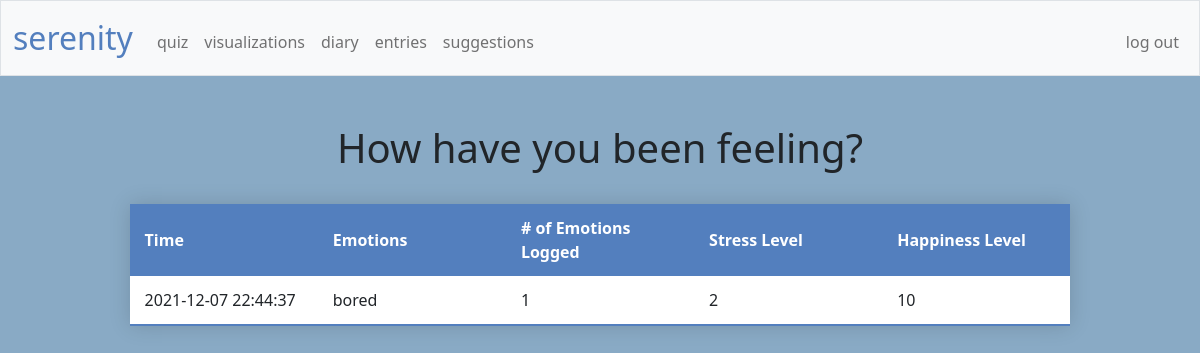
Before: /viz (signed in) with the older database file.
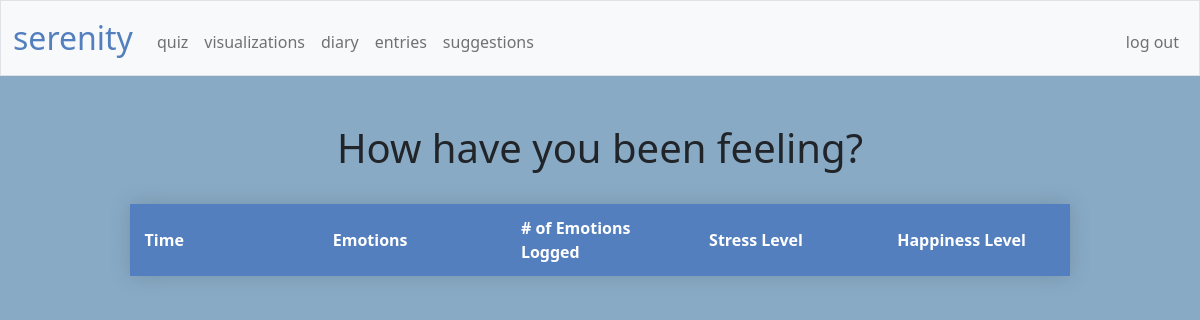
After: the same page with the newer database file.
### tables this page shows
CREATE TABLE 'emotions' ('id' INTEGER PRIMARY KEY AUTOINCREMENT NOT NULL, 'user_id' INTEGER NOT NULL, 'time' DATETIME NOT NULL DEFAULT CURRENT_TIMESTAMP, 'emotionlist' TEXT, 'stress_slider' INTEGER, 'happiness_slider' INTEGER);

### app.py (the view)
@app.route("/viz")
@login_required
def viz():
    emotionlog = db.execute(
        "SELECT time, emotionlist, stress_slider, happiness_slider FROM emotions WHERE user_id = ? ORDER BY time DESC", session["user_id"])
    return render_template("viz.html", emotionlog=emotionlog, string_word_count=string_word_count)

### app.py (called while the page is built)
@app.after_request
def after_request(response):
    response.headers["Cache-Control"] = "no-cache, no-store, must-revalidate"
    response.headers["Expires"] = 0
    response.headers["Pragma"] = "no-cache"
    return response

### helpers.py (called while the page is built)
def login_required(f):
    @wraps(f)
    def decorated_function(*args, **kwargs):
        if session.get("user_id") is None:
            return redirect("/login")
        return f(*args, **kwargs)
    return decorated_function

def string_word_count(s):
    return s.count(",") + 1

### templates/viz.html (shortened to what this page needs)
{% extends "layout.html" %}
{% block main %}
    <body class="background">
        <header><h1 style="text-align:center">How have you been feeling?</h1></header>
        <br>
        <table class="styled-table">
            <thead>
                <tr>
                    <th>Time</th>
                    <th>Emotions</th>
                    <th># of Emotions Logged</th>
                    <th>Stress Level</th>
                    <th>Happiness Level</th>
                </tr>
            </thead>
            <tbody>
                {% for e in emotionlog %}
                <tr>
                    <td>{{ e["time"] }}</td>
                    <td>{{ e["emotionlist"] }}</td>
                    <td>{{ string_word_count(e["emotionlist"]) }}</td>
                    <td>{{ e["stress_slider"] }}</td>
                    <td>{{ e["happiness_slider"] }}</td>
                </tr>
                {% endfor %}
            </tbody>
        </table>
    </body>
{% endblock %}

### templates/layout.html (shortened to what this page needs)
<!DOCTYPE html>
<html lang="en">
    <head>
        <link href="https://cdn.jsdelivr.net/npm/bootstrap@5.1.3/dist/css/bootstrap.min.css" rel="stylesheet">
        <link href="/static/styles.css" rel="stylesheet">
    </head>
    <body>
        <nav class="bg-light border navbar navbar-expand-md navbar-light">
            <div class="container-fluid">
                <a class="navbar-brand" href="/"><span class="blue">serenity</span></a>
                <div class="collapse navbar-collapse" id="navbar">
                    {% if session["user_id"] %}
                        <ul class="navbar-nav me-auto mt-2">
                            <li class="nav-item"><a class="nav-link" href="/quiz">quiz</a></li>
                            <li class="nav-item"><a class="nav-link" href="/viz">visualizations</a></li>
                            <li class="nav-item"><a class="nav-link" href="/diary">diary</a></li>
                            <li class="nav-item"><a class="nav-link" href="/entries">entries</a></li>
                            <li class="nav-item"><a class="nav-link" href="/suggest">suggestions</a></li>
                        </ul>
                        <ul class="navbar-nav ms-auto mt-2">
                            <li class="nav-item"><a class="nav-link" href="/logout">log out</a></li>
                        </ul>
                    {% else %}
                        <ul class="navbar-nav ms-auto mt-2">
                            <li class="nav-item"><a class="nav-link" href="/register">register</a></li>
                            <li class="nav-item"><a class="nav-link" href="/login">log in</a></li>
                        </ul>
                    {% endif %}
                </div>
            </div>
        </nav>
        <main class="container-fluid py-5 text-center">
            {% block main %}{% endblock %}
        </main>
    </body>
</html>

### static/styles.css (style rules this page uses)
body { font-size: 1rem; font-weight: 400; line-height: 1.5; margin: 0; text-align: left; }
nav .navbar-brand { font-size: xx-large; }
nav .navbar-brand .blue { color: #537fbe; }
.styled-table { border-collapse: collapse; background-color: transparent; margin: auto; margin-bottom: 1rem; width: 80%; table-layout: fixed; min-width: 400px; box-shadow: 0 0 20px rgba(0, 0, 0, 0.15); }
.styled-table thead tr { background-color: #537fbe; color: #ffffff; text-align: left; }
.styled-table th, .styled-table td { padding: 12px 15px; text-align: left; }
.background { background-color: #89aac5; }

Changed rows visible on the page:
no longer on this page (row edited): emotions: time "2021-12-07 22:44:37", emotionlist "bored", emotionlist "1", stress_slider "2", happiness_slider "10"
